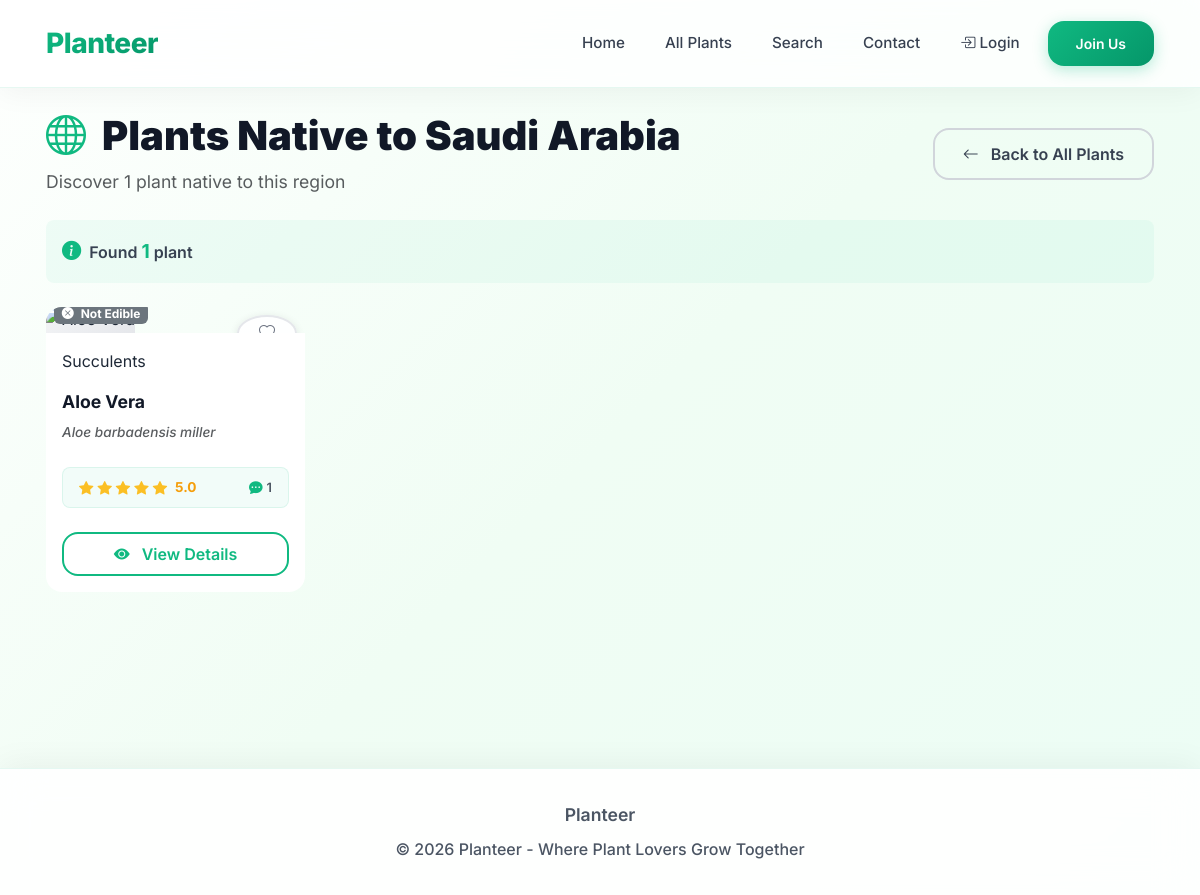
The page /plants/country/1/ on the database its author committed.
### plants/models.py (models this page shows, shortened)
class Country(models.Model):
    name = models.CharField(max_length=100, unique=True, verbose_name='Country Name')
    flag = models.URLField(max_length=500, verbose_name='Flag Image URL', blank=True)
    created_at = models.DateTimeField(auto_now_add=True)
    class Meta:
        ordering = ['name']
        verbose_name = 'Country'
        verbose_name_plural = 'Countries'
    def plants_count(self):
        return self.plants.count()
    plants_count.short_description = 'Plants Count'

class Plant(models.Model):
    name = models.CharField(max_length=100, db_index=True)
    scientific_name = models.CharField(max_length=150)
    description = models.TextField()
    image_url = models.URLField(max_length=500, verbose_name='Primary Image URL')
    category = models.ForeignKey(
        Category,
        on_delete=models.SET_NULL,
        related_name='plants',
        null=True,
        blank=True
    )
    countries = models.ManyToManyField(
        Country,
        related_name='plants',
        blank=True,
        verbose_name='Native Countries'
    )
    is_edible = models.BooleanField(default=False, db_index=True)
    sunlight = models.CharField(max_length=100)
    water_needs = models.CharField(max_length=100)
    views_count = models.PositiveIntegerField(default=0)
    created_at = models.DateTimeField(auto_now_add=True, db_index=True)
    class Meta:
        ordering = ['-created_at']
        verbose_name = 'Plant'
        verbose_name_plural = 'Plants'
        indexes = [
            models.Index(fields=['-created_at', 'category']),
            models.Index(fields=['-views_count']),
        ]
    def average_rating(self):
        ratings = self.ratings.all()
        if ratings:
            return round(sum(r.score for r in ratings) / len(ratings), 1)
        return 0
    def get_primary_image(self):
        primary_image = self.images.filter(is_primary=True).first()
        if primary_image:
            return primary_image.image_url
        elif self.image_url:
            return self.image_url
        elif self.images.exists():
            return self.images.first().image_url
        return None
    def get_category_display(self):
        if self.category:
            return self.category.name
        return 'Uncategorized'

class Category(models.Model):
    name = models.CharField(max_length=100, unique=True, verbose_name='Category Name')
    created_at = models.DateTimeField(auto_now_add=True)
    class Meta:
        ordering = ['name']
        verbose_name = 'Category'
        verbose_name_plural = 'Categories'
    def plants_count(self):
        return self.plants.count()
    plants_count.short_description = 'Plants Count'

class Rating(models.Model):
    plant = models.ForeignKey(
        Plant,
        on_delete=models.CASCADE,
        related_name='ratings'
    )
    user = models.ForeignKey(
        User,
        on_delete=models.CASCADE,
        related_name='ratings',
        null=True,
        blank=True
    )
    name = models.CharField(max_length=100, verbose_name='Name', blank=True, null=True)
    score = models.IntegerField(
        validators=[MinValueValidator(1), MaxValueValidator(5)],
        verbose_name='Rating'
    )
    created_at = models.DateTimeField(auto_now_add=True, verbose_name='Created At')
    class Meta:
        ordering = ['-created_at']
        verbose_name = 'Rating'
        verbose_name_plural = 'Ratings'
        indexes = [
            models.Index(fields=['plant', '-created_at']),
            models.Index(fields=['user', '-created_at']),
        ]
        constraints = [
            models.UniqueConstraint(
                fields=['plant', 'user'],
                condition=models.Q(user__isnull=False),
                name='unique_user_rating'
            ),
            models.UniqueConstraint(
                fields=['plant', 'name'],
                condition=models.Q(user__isnull=True),
                name='unique_guest_rating'
            ),
        ]

### plants/views.py (the view)
# urls.py: path('country/<int:country_id>/', views.plants_by_country, name='plants_by_country'),
def plants_by_country(request: HttpRequest, country_id):
    country = get_object_or_404(Country, id=country_id)
    plants = Plant.objects.filter(countries=country).select_related('category').prefetch_related('comments', 'countries').order_by('-created_at')
    user_favorites = []
    if request.user.is_authenticated:
        user_favorites = list(Favorite.objects.filter(user=request.user).values_list('plant_id', flat=True))
    context = {
        'country': country,
        'plants': plants,
        'plants_count': plants.count(),
        'user_favorites': user_favorites,
        'page_title': f'Plants Native to {country.name}'
    }
    return render(request, 'plants/plants_by_country.html', context)

### plants/templates/plants/plants_by_country.html (shortened to what this page needs)
{% extends 'core/base.html' %}
{% load static %}
{% block content %}
<div class="d-flex justify-content-between align-items-center flex-wrap gap-3 mb-4">
    <div>
        <h1 class="mb-2" style="font-size: 2.5rem; font-weight: 900; color: var(--gray-900);">
            <i class="bi bi-globe me-2" style="color: var(--primary);"></i>
            Plants Native to {{ country.name }}
        </h1>
        <p class="text-muted mb-0" style="font-size: 1.1rem;">
            Discover {{ plants_count }} plant{{ plants_count|pluralize }} native to this region
        </p>
    </div>
    <a href="{% url 'plants:all_plants' %}" class="btn btn-outline-secondary">
        <i class="bi bi-arrow-left me-2"></i> Back to All Plants
    </a>
</div>
<div class="d-flex justify-content-between align-items-center mb-4 p-3 rounded-3" style="background: rgba(16, 185, 129, 0.05);">
    <div class="d-flex align-items-center gap-2">
        <i class="bi bi-info-circle-fill" style="color: var(--primary); font-size: 1.2rem;"></i>
        <span class="fw-semibold" style="color: var(--gray-700);">
            Found <span class="fw-bold" style="color: var(--primary); font-size: 1.2rem;">{{ plants_count }}</span>
            plant{{ plants_count|pluralize }}
        </span>
    </div>
</div>
<div class="row g-4">
    {% for plant in plants %}
        {% include "plants/partials/_plant_card.html" with plant=plant %}
    {% endfor %}
</div>
{% endblock %}

### plants/templates/plants/partials/_plant_card.html (shortened to what this page needs)
<div class="col-sm-6 col-lg-4 col-xl-3">
    <div class="plant-card h-100">
        <div style="overflow: hidden; position: relative; border-radius: 1rem 1rem 0 0;">
            <div class="position-absolute top-0 end-0 m-2">
                {% if user.is_authenticated %}
                    <button class="btn btn-sm add-to-favorites"
                            data-plant-id="{{ plant.id }}"
                            data-plant-name="{{ plant.name }}"
                            data-plant-scientific="{{ plant.scientific_name }}"
                            data-plant-image="{{ plant.get_primary_image }}"
                            type="button"
                            style="border-radius: 50%; width: 36px; height: 36px; display: flex; align-items: center; justify-content: center;
                                   background: {% if plant.id in user_favorites %}rgba(220, 53, 69, 0.95){% else %}rgba(255, 255, 255, 0.95){% endif %};
                                   border: 2px solid {% if plant.id in user_favorites %}#dc3545{% else %}#e5e7eb{% endif %};
                                   box-shadow: 0 2px 8px rgba(0,0,0,0.1);"
                            title="{% if plant.id in user_favorites %}Remove from favorites{% else %}Add to favorites{% endif %}">
                        <i class="bi bi-heart-fill" style="font-size: 1rem; color: {% if plant.id in user_favorites %}white{% else %}#6b7280{% endif %};"></i>
                    </button>
                {% else %}
                    <a href="{% url 'core:login' %}"
                       class="btn btn-sm"
                       style="border-radius: 50%; width: 36px; height: 36px; display: flex; align-items: center; justify-content: center; background: rgba(255, 255, 255, 0.95); border: 2px solid #e5e7eb; box-shadow: 0 2px 8px rgba(0,0,0,0.1);"
                       title="Login to add to favorites">
                        <i class="bi bi-heart" style="font-size: 1rem; color: #6b7280;"></i>
                    </a>
                {% endif %}
            </div>
            <div class="position-absolute bottom-0 start-0 m-2">
                {% if plant.is_edible %}
                <span class="badge text-bg-success">
                    <i class="bi bi-check-circle-fill me-1"></i> Edible
                </span>
                {% else %}
                <span class="badge text-bg-secondary">
                    <i class="bi bi-x-circle-fill me-1"></i> Not Edible
                </span>
                {% endif %}
            </div>
        </div>
        <div class="card-body d-flex flex-column p-3" style="background: white; border-radius: 0 0 1rem 1rem;">
            <div class="mb-3">
                <span class="category-badge">{{ plant.get_category_display }}</span>
            </div>
            <h5 class="card-title fw-bold mb-2" style="font-size: 1.1rem; line-height: 1.3; color: var(--gray-900);">
                {{ plant.name }}
            </h5>
            <p class="text-muted mb-4" style="font-style: italic; font-size: 0.85rem; font-weight: 500;">
                {{ plant.scientific_name }}
            </p>
            <div class="d-flex justify-content-between align-items-center mb-4 py-2 px-3 rounded-3" style="background: rgba(16, 185, 129, 0.05); border: 1px solid rgba(16, 185, 129, 0.1);">
                <div class="d-flex align-items-center gap-2">
                    <div class="d-flex align-items-center gap-1">
                        {% for i in "12345" %}
                            {% if forloop.counter <= plant.average_rating %}
                                <i class="bi bi-star-fill" style="color: #fbbf24; font-size: 0.9rem;"></i>
                            {% else %}
                                <i class="bi bi-star" style="color: #d1d5db; font-size: 0.9rem;"></i>
                            {% endif %}
                        {% endfor %}
                    </div>
                    <span class="fw-bold" style="font-size: 0.85rem; color: #f59e0b;">{{ plant.average_rating|default:"0.0" }}</span>
                </div>
                <div class="d-flex align-items-center gap-1">
                    <i class="bi bi-chat-dots-fill" style="color: var(--primary); font-size: 0.85rem;"></i>
                    <span class="fw-semibold" style="font-size: 0.8rem; color: var(--gray-600);">{{ plant.comments.count }}</span>
                </div>
            </div>
            <a href="{% url 'plants:detail' plant.id %}" class="btn btn-outline-main w-100 py-2 mt-auto" style="font-weight: 600; border-width: 2px;">
                <i class="bi bi-eye-fill me-2"></i> View Details
            </a>
        </div>
    </div>
</div>

### core/static/css/main.css (style rules this page uses)
:root { --primary: #10b981; --primary-dark: #059669; --primary-light: #34d399; --primary-lighter: #6ee7b7; --secondary: #8b5cf6; --accent: #f59e0b; --white: #ffffff; --gray-50: #f9fafb; --gray-100: #f3f4f6; --gray-200: #e5e7eb; --gray-300: #d1d5db; --gray-400: #9ca3af; --gray-500: #6b7280; --gray-600: #4b5563; --gray-700: #374151; --gray-800: #1f2937; --gray-900: #111827; --bg-primary: #fefffe; --bg-secondary: #f0fdf4; --bg-tertiary: #dcfce7; --shadow-sm: 0 1px 2px 0 rgba(0, 0, 0, 0.05); --shadow: 0 4px 6px -1px rgba(0, 0, 0, 0.1); --shadow-md: 0 10px 15px -3px rgba(0, 0, 0, 0.1); --shadow-lg: 0 20px 25px -5px rgba(0, 0, 0, 0.1); --shadow-xl: 0 25px 50px -12px rgba(0, 0, 0, 0.25); --radius-sm: 0.5rem; --radius: 0.75rem; --radius-lg: 1rem; --radius-xl: 1.5rem; --radius-2xl: 2rem; --radius-full: 9999px; --transition: all 0.3s cubic-bezier(0.4, 0, 0.2, 1); }
* { margin: 0; padding: 0; box-sizing: border-box; }
body { font-family: 'Inter', -apple-system, BlinkMacSystemFont, 'Segoe UI', Roboto, sans-serif; background: linear-gradient(135deg, #fefffe 0%, #f0fdf4 50%, #ecfdf5 100%); color: var(--gray-800); line-height: 1.6; min-height: 100vh; overflow-x: hidden; }
.btn { border-radius: var(--radius-lg); font-weight: 600; padding: 0.75rem 1.75rem; transition: var(--transition); border: none; position: relative; overflow: hidden; }
.btn-outline-main { background: transparent; color: var(--primary); border: 2px solid var(--primary); box-shadow: none; }
.btn-outline-secondary { border: 2px solid var(--gray-300); color: var(--gray-700); font-weight: 600; }
html { scroll-behavior: smooth; }

### rows shown on the page
Country: name "Saudi Arabia"
Plant: is_edible False (drawn), category "Succulents", name "Aloe Vera", scientific_name "Aloe barbadensis miller", average_rating "5.0", comments.count "1"

### other values the page prints
{{ plants_count }} "1"
